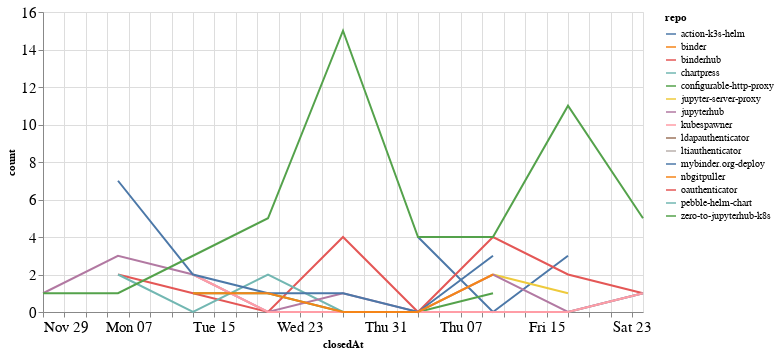

The cell this chart's notebook holds for it:
### Code cell
closed_by_time = closed_by.groupby('repo').resample('W', on='closedAt').count()['author'].reset_index()
closed_by_time = closed_by_time.rename(columns={'author': 'count'})

alt.Chart(closed_by_time, width=600).mark_line().encode(
    x='closedAt',
    y='count',
    color='repo',
    tooltip="repo"
)

### Figure 1 — Vega-Lite specification as saved in the notebook (floating-point values rounded to 4 significant figures)
{"config": {"axisLeft": {"labelFontSize": 15}, "axisBottom": {"labelFontSize": 15}}, "data": {"name": "data-8689aa3aee625605e461392f65b35504"}, "mark": "line", "encoding": {"color": {"type": "nominal", "field": "repo"}, "tooltip": {"type": "nominal", "field": "repo"}, "x": {"type": "temporal", "field": "closedAt"}, "y": {"type": "quantitative", "field": "count"}}, "width": 600, "$schema": "https://vega.github.io/schema/vega-lite/v4.8.1.json", "datasets": {"data-8689aa3aee625605e461392f65b35504": [{"repo": "action-k3s-helm", "closedAt": "2021-01-03T00:00:00", "count": 4}, {"repo": "action-k3s-helm", "closedAt": "2021-01-10T00:00:00", "count": 0}, {"repo": "action-k3s-helm", "closedAt": "2021-01-17T00:00:00", "count": 3}, {"repo": "binder", "closedAt": "2020-11-29T00:00:00", "count": 1}, {"repo": "binderhub", "closedAt": "2020-12-06T00:00:00", "count": 2}, {"repo": "binderhub", "closedAt": "2020-12-13T00:00:00", "count": 1}, {"repo": "binderhub", "closedAt": "2020-12-20T00:00:00", "count": 0}, {"repo": "binderhub", "closedAt": "2020-12-27T00:00:00", "count": 4}, {"repo": "binderhub", "closedAt": "2021-01-03T00:00:00", "count": 0}, {"repo": "binderhub", "closedAt": "2021-01-10T00:00:00", "count": 4}, {"repo": "binderhub", "closedAt": "2021-01-17T00:00:00", "count": 2}, {"repo": "binderhub", "closedAt": "2021-01-24T00:00:00", "count": 1}, {"repo": "chartpress", "closedAt": "2020-12-06T00:00:00", "count": 2}, {"repo": "chartpress", "closedAt": "2020-12-13T00:00:00", "count": 0}, {"repo": "chartpress", "closedAt": "2020-12-20T00:00:00", "count": 2}, {"repo": "chartpress", "closedAt": "2020-12-27T00:00:00", "count": 0}, {"repo": "chartpress", "closedAt": "2021-01-03T00:00:00", "count": 0}, {"repo": "chartpress", "closedAt": "2021-01-10T00:00:00", "count": 0}, {"repo": "chartpress", "closedAt": "2021-01-17T00:00:00", "count": 0}, {"repo": "chartpress", "closedAt": "2021-01-24T00:00:00", "count": 1}, {"repo": "configurable-http-proxy", "closedAt": "2020-12-13T00:00:00", "count": 1}, {"repo": "configurable-http-proxy", "closedAt": "2020-12-20T00:00:00", "count": 1}, {"repo": "configurable-http-proxy", "closedAt": "2020-12-27T00:00:00", "count": 0}, {"repo": "configurable-http-proxy", "closedAt": "2021-01-03T00:00:00", "count": 0}, {"repo": "configurable-http-proxy", "closedAt": "2021-01-10T00:00:00", "count": 1}, {"repo": "jupyter-server-proxy", "closedAt": "2021-01-10T00:00:00", "count": 2}, {"repo": "jupyter-server-proxy", "closedAt": "2021-01-17T00:00:00", "count": 1}, {"repo": "jupyterhub", "closedAt": "2020-11-29T00:00:00", "count": 1}, {"repo": "jupyterhub", "closedAt": "2020-12-06T00:00:00", "count": 3}, {"repo": "jupyterhub", "closedAt": "2020-12-13T00:00:00", "count": 2}, {"repo": "jupyterhub", "closedAt": "2020-12-20T00:00:00", "count": 0}, {"repo": "jupyterhub", "closedAt": "2020-12-27T00:00:00", "count": 1}, {"repo": "jupyterhub", "closedAt": "2021-01-03T00:00:00", "count": 0}, {"repo": "jupyterhub", "closedAt": "2021-01-10T00:00:00", "count": 2}, {"repo": "jupyterhub", "closedAt": "2021-01-17T00:00:00", "count": 0}, {"repo": "jupyterhub", "closedAt": "2021-01-24T00:00:00", "count": 1}, {"repo": "kubespawner", "closedAt": "2020-12-13T00:00:00", "count": 2}, {"repo": "kubespawner", "closedAt": "2020-12-20T00:00:00", "count": 0}, {"repo": "kubespawner", "closedAt": "2020-12-27T00:00:00", "count": 0}, {"repo": "kubespawner", "closedAt": "2021-01-03T00:00:00", "count": 0}, {"repo": "kubespawner", "closedAt": "2021-01-10T00:00:00", "count": 0}, {"repo": "kubespawner", "closedAt": "2021-01-17T00:00:00", "count": 0}, {"repo": "kubespawner", "closedAt": "2021-01-24T00:00:00", "count": 1}, {"repo": "ldapauthenticator", "closedAt": "2020-12-13T00:00:00", "count": 1}, {"repo": "ltiauthenticator", "closedAt": "2020-12-06T00:00:00", "count": 1}, {"repo": "mybinder.org-deploy", "closedAt": "2020-12-06T00:00:00", "count": 7}, {"repo": "mybinder.org-deploy", "closedAt": "2020-12-13T00:00:00", "count": 2}, {"repo": "mybinder.org-deploy", "closedAt": "2020-12-20T00:00:00", "count": 1}, {"repo": "mybinder.org-deploy", "closedAt": "2020-12-27T00:00:00", "count": 1}, {"repo": "mybinder.org-deploy", "closedAt": "2021-01-03T00:00:00", "count": 0}, {"repo": "mybinder.org-deploy", "closedAt": "2021-01-10T00:00:00", "count": 3}, {"repo": "nbgitpuller", "closedAt": "2020-12-13T00:00:00", "count": 1}, {"repo": "nbgitpuller", "closedAt": "2020-12-20T00:00:00", "count": 1}, {"repo": "nbgitpuller", "closedAt": "2020-12-27T00:00:00", "count": 0}, {"repo": "nbgitpuller", "closedAt": "2021-01-03T00:00:00", "count": 0}, {"repo": "nbgitpuller", "closedAt": "2021-01-10T00:00:00", "count": 2}, {"repo": "oauthenticator", "closedAt": "2020-12-06T00:00:00", "count": 3}, {"repo": "pebble-helm-chart", "closedAt": "2020-12-13T00:00:00", "count": 1}, {"repo": "zero-to-jupyterhub-k8s", "closedAt": "2020-11-29T00:00:00", "count": 1}, {"repo": "zero-to-jupyterhub-k8s", "closedAt": "2020-12-06T00:00:00", "count": 1}, {"repo": "zero-to-jupyterhub-k8s", "closedAt": "2020-12-13T00:00:00", "count": 3}, {"repo": "zero-to-jupyterhub-k8s", "closedAt": "2020-12-20T00:00:00", "count": 5}, {"repo": "zero-to-jupyterhub-k8s", "closedAt": "2020-12-27T00:00:00", "count": 15}, {"repo": "zero-to-jupyterhub-k8s", "closedAt": "2021-01-03T00:00:00", "count": 4}, {"repo": "zero-to-jupyterhub-k8s", "closedAt": "2021-01-10T00:00:00", "count": 4}, {"repo": "zero-to-jupyterhub-k8s", "closedAt": "2021-01-17T00:00:00", "count": 11}, {"repo": "zero-to-jupyterhub-k8s", "closedAt": "2021-01-24T00:00:00", "count": 5}]}}
